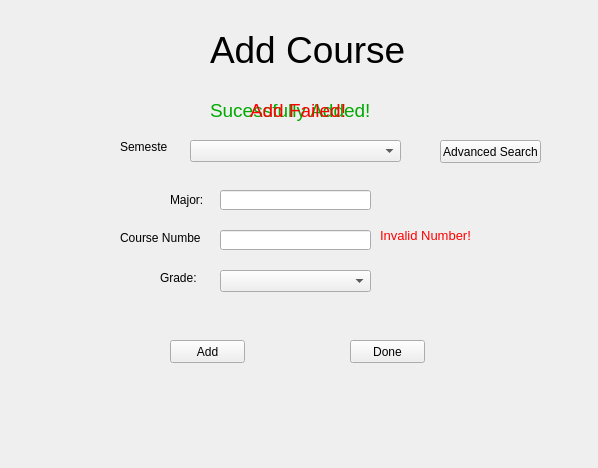
<?xml version="1.0" encoding="UTF-8"?>
<ui version="4.0">
 <class>AddPopUp</class>
 <widget class="QWidget" name="AddPopUp">
  <property name="geometry">
   <rect>
    <x>0</x>
    <y>0</y>
    <width>598</width>
    <height>468</height>
   </rect>
  </property>
  <property name="windowTitle">
   <string>Form</string>
  </property>
  <widget class="QLineEdit" name="lineEdit">
   <property name="geometry">
    <rect>
     <x>220</x>
     <y>190</y>
     <width>151</width>
     <height>20</height>
    </rect>
   </property>
  </widget>
  <widget class="QLabel" name="label">
   <property name="geometry">
    <rect>
     <x>170</x>
     <y>190</y>
     <width>61</width>
     <height>20</height>
    </rect>
   </property>
   <property name="text">
    <string>Major:</string>
   </property>
  </widget>
  <widget class="QLineEdit" name="lineEdit_2">
   <property name="geometry">
    <rect>
     <x>220</x>
     <y>230</y>
     <width>151</width>
     <height>20</height>
    </rect>
   </property>
  </widget>
  <widget class="QLabel" name="label_2">
   <property name="geometry">
    <rect>
     <x>120</x>
     <y>230</y>
     <width>81</width>
     <height>16</height>
    </rect>
   </property>
   <property name="text">
    <string>Course Number:</string>
   </property>
  </widget>
  <widget class="QLabel" name="label_3">
   <property name="geometry">
    <rect>
     <x>210</x>
     <y>10</y>
     <width>241</width>
     <height>81</height>
    </rect>
   </property>
   <property name="text">
    <string>&lt;html&gt;&lt;head/&gt;&lt;body&gt;&lt;p&gt;&lt;span style=&quot; font-size:28pt;&quot;&gt;Add Course&lt;/span&gt;&lt;/p&gt;&lt;/body&gt;&lt;/html&gt;</string>
   </property>
  </widget>
  <widget class="QLabel" name="label_4">
   <property name="geometry">
    <rect>
     <x>160</x>
     <y>270</y>
     <width>41</width>
     <height>16</height>
    </rect>
   </property>
   <property name="text">
    <string>Grade:</string>
   </property>
  </widget>
  <widget class="QComboBox" name="comboBox">
   <property name="geometry">
    <rect>
     <x>220</x>
     <y>270</y>
     <width>151</width>
     <height>22</height>
    </rect>
   </property>
  </widget>
  <widget class="QPushButton" name="pushButton">
   <property name="geometry">
    <rect>
     <x>170</x>
     <y>340</y>
     <width>75</width>
     <height>23</height>
    </rect>
   </property>
   <property name="text">
    <string>Add</string>
   </property>
  </widget>
  <widget class="QComboBox" name="comboBox_2">
   <property name="geometry">
    <rect>
     <x>190</x>
     <y>140</y>
     <width>211</width>
     <height>22</height>
    </rect>
   </property>
  </widget>
  <widget class="QLabel" name="label_5">
   <property name="geometry">
    <rect>
     <x>120</x>
     <y>140</y>
     <width>47</width>
     <height>13</height>
    </rect>
   </property>
   <property name="text">
    <string>Semester:</string>
   </property>
  </widget>
  <widget class="QPushButton" name="pushButton_2">
   <property name="geometry">
    <rect>
     <x>350</x>
     <y>340</y>
     <width>75</width>
     <height>23</height>
    </rect>
   </property>
   <property name="text">
    <string>Done</string>
   </property>
  </widget>
  <widget class="QLabel" name="label_6">
   <property name="geometry">
    <rect>
     <x>210</x>
     <y>90</y>
     <width>201</width>
     <height>41</height>
    </rect>
   </property>
   <property name="text">
    <string>&lt;html&gt;&lt;head/&gt;&lt;body&gt;&lt;p&gt;&lt;span style=&quot; font-size:14pt; color:#00aa00;&quot;&gt;Sucessfully Added!&lt;/span&gt;&lt;/p&gt;&lt;/body&gt;&lt;/html&gt;</string>
   </property>
  </widget>
  <widget class="QLabel" name="label_7">
   <property name="geometry">
    <rect>
     <x>250</x>
     <y>90</y>
     <width>161</width>
     <height>41</height>
    </rect>
   </property>
   <property name="text">
    <string>&lt;html&gt;&lt;head/&gt;&lt;body&gt;&lt;p&gt;&lt;span style=&quot; font-size:14pt; color:#ff0000;&quot;&gt;Add Failed!&lt;/span&gt;&lt;/p&gt;&lt;/body&gt;&lt;/html&gt;</string>
   </property>
  </widget>
  <widget class="QLabel" name="label_8">
   <property name="geometry">
    <rect>
     <x>380</x>
     <y>220</y>
     <width>121</width>
     <height>31</height>
    </rect>
   </property>
   <property name="text">
    <string>&lt;html&gt;&lt;head/&gt;&lt;body&gt;&lt;p&gt;&lt;span style=&quot; font-size:10pt; color:#ff0000;&quot;&gt;Invalid Number!&lt;/span&gt;&lt;/p&gt;&lt;/body&gt;&lt;/html&gt;</string>
   </property>
  </widget>
  <widget class="QPushButton" name="pushButton_3">
   <property name="geometry">
    <rect>
     <x>440</x>
     <y>140</y>
     <width>101</width>
     <height>23</height>
    </rect>
   </property>
   <property name="text">
    <string>Advanced Search</string>
   </property>
  </widget>
 </widget>
 <resources/>
 <connections/>
</ui>
